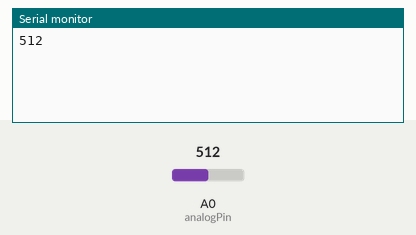
This sketch was run on a simulated Arduino Uno, built with avr-gcc and run on an emulated ATmega328P. Parts: the last lines printed to the serial monitor. The inputs (shaded band) are chosen by the test bench; at power-on: A0 (analogPin) = 512.

Above: at 1.8 s.
1.9 s: A0 (analogPin) set to 390
At 3.3 s:
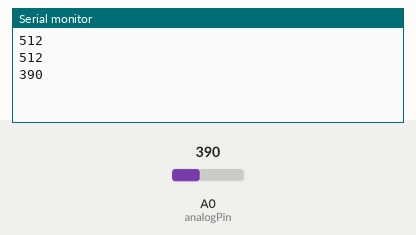
3.4 s: A0 (analogPin) set to 410
At 5.8 s:
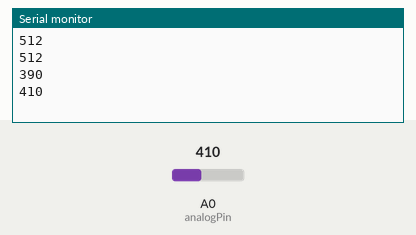
Timing chart, 0 to 7.3 s (numbered marks = the images above; inputs shaded):
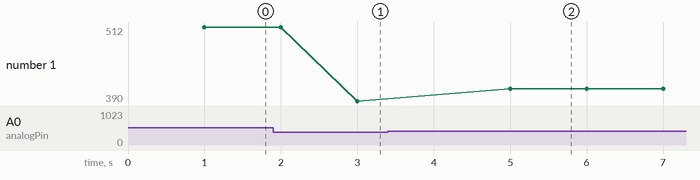

Measured:
- after the input at 1.9 s, the serial monitor: prints a new line after 1.1 s (image 1)
- after the input at 3.4 s, the serial monitor: prints a new line after 1.6 s (image 2)
- plotted number 1: 512 → 390 after the input at 1.9 s, 390 → 410 after the input at 3.4 s

The sketch:

Test_Light_sensor.ino
```cpp
int analogPin = A0;     // номер порта к которому подключен потенциометр
int val = 0;           // переменная для хранения считываемого значения

void setup()
{
  pinMode(2, INPUT);
  Serial.begin(9600);              //  установка связи по serial
}

void loop()
{
  val = analogRead(analogPin);  // считываем значение
  delay(1000);
  Serial.println(val);
  if (val>990) {

    delay(1000);
    //digitalWrite(2,HIGH);
    //Serial.println(val);


  }else if (val<400) {delay(1000);
                      //digitalWrite(2,LOW);
                    }
}
```
